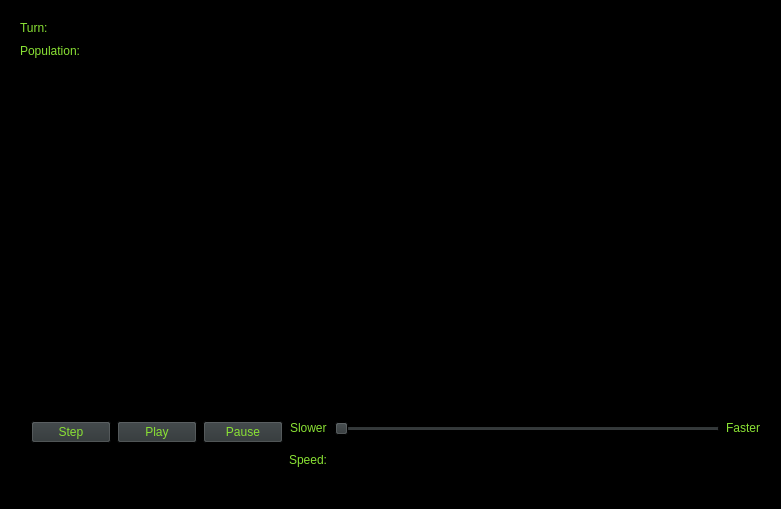
<?xml version="1.0" encoding="UTF-8"?>
<ui version="4.0">
 <class>LifeWindow</class>
 <widget class="QMainWindow" name="LifeWindow">
  <property name="geometry">
   <rect>
    <x>0</x>
    <y>0</y>
    <width>781</width>
    <height>509</height>
   </rect>
  </property>
  <property name="palette">
   <palette>
    <active>
     <colorrole role="WindowText">
      <brush brushstyle="SolidPattern">
       <color alpha="255">
        <red>0</red>
        <green>0</green>
        <blue>0</blue>
       </color>
      </brush>
     </colorrole>
     <colorrole role="Button">
      <brush brushstyle="SolidPattern">
       <color alpha="255">
        <red>238</red>
        <green>238</green>
        <blue>236</blue>
       </color>
      </brush>
     </colorrole>
     <colorrole role="Light">
      <brush brushstyle="SolidPattern">
       <color alpha="255">
        <red>255</red>
        <green>255</green>
        <blue>255</blue>
       </color>
      </brush>
     </colorrole>
     <colorrole role="Midlight">
      <brush brushstyle="SolidPattern">
       <color alpha="255">
        <red>246</red>
        <green>246</green>
        <blue>245</blue>
       </color>
      </brush>
     </colorrole>
     <colorrole role="Dark">
      <brush brushstyle="SolidPattern">
       <color alpha="255">
        <red>119</red>
        <green>119</green>
        <blue>118</blue>
       </color>
      </brush>
     </colorrole>
     <colorrole role="Mid">
      <brush brushstyle="SolidPattern">
       <color alpha="255">
        <red>159</red>
        <green>159</green>
        <blue>157</blue>
       </color>
      </brush>
     </colorrole>
     <colorrole role="Text">
      <brush brushstyle="SolidPattern">
       <color alpha="255">
        <red>0</red>
        <green>0</green>
        <blue>0</blue>
       </color>
      </brush>
     </colorrole>
     <colorrole role="BrightText">
      <brush brushstyle="SolidPattern">
       <color alpha="255">
        <red>255</red>
        <green>255</green>
        <blue>255</blue>
       </color>
      </brush>
     </colorrole>
     <colorrole role="ButtonText">
      <brush brushstyle="SolidPattern">
       <color alpha="255">
        <red>0</red>
        <green>0</green>
        <blue>0</blue>
       </color>
      </brush>
     </colorrole>
     <colorrole role="Base">
      <brush brushstyle="SolidPattern">
       <color alpha="255">
        <red>255</red>
        <green>255</green>
        <blue>255</blue>
       </color>
      </brush>
     </colorrole>
     <colorrole role="Window">
      <brush brushstyle="SolidPattern">
       <color alpha="255">
        <red>238</red>
        <green>238</green>
        <blue>236</blue>
       </color>
      </brush>
     </colorrole>
     <colorrole role="Shadow">
      <brush brushstyle="SolidPattern">
       <color alpha="255">
        <red>0</red>
        <green>0</green>
        <blue>0</blue>
       </color>
      </brush>
     </colorrole>
     <colorrole role="AlternateBase">
      <brush brushstyle="SolidPattern">
       <color alpha="255">
        <red>246</red>
        <green>246</green>
        <blue>245</blue>
       </color>
      </brush>
     </colorrole>
     <colorrole role="ToolTipBase">
      <brush brushstyle="SolidPattern">
       <color alpha="255">
        <red>255</red>
        <green>255</green>
        <blue>220</blue>
       </color>
      </brush>
     </colorrole>
     <colorrole role="ToolTipText">
      <brush brushstyle="SolidPattern">
       <color alpha="255">
        <red>0</red>
        <green>0</green>
        <blue>0</blue>
       </color>
      </brush>
     </colorrole>
    </active>
    <inactive>
     <colorrole role="WindowText">
      <brush brushstyle="SolidPattern">
       <color alpha="255">
        <red>0</red>
        <green>0</green>
        <blue>0</blue>
       </color>
      </brush>
     </colorrole>
     <colorrole role="Button">
      <brush brushstyle="SolidPattern">
       <color alpha="255">
        <red>238</red>
        <green>238</green>
        <blue>236</blue>
       </color>
      </brush>
     </colorrole>
     <colorrole role="Light">
      <brush brushstyle="SolidPattern">
       <color alpha="255">
        <red>255</red>
        <green>255</green>
        <blue>255</blue>
       </color>
      </brush>
     </colorrole>
     <colorrole role="Midlight">
      <brush brushstyle="SolidPattern">
       <color alpha="255">
        <red>246</red>
        <green>246</green>
        <blue>245</blue>
       </color>
      </brush>
     </colorrole>
     <colorrole role="Dark">
      <brush brushstyle="SolidPattern">
       <color alpha="255">
        <red>119</red>
        <green>119</green>
        <blue>118</blue>
       </color>
      </brush>
     </colorrole>
     <colorrole role="Mid">
      <brush brushstyle="SolidPattern">
       <color alpha="255">
        <red>159</red>
        <green>159</green>
        <blue>157</blue>
       </color>
      </brush>
     </colorrole>
     <colorrole role="Text">
      <brush brushstyle="SolidPattern">
       <color alpha="255">
        <red>0</red>
        <green>0</green>
        <blue>0</blue>
       </color>
      </brush>
     </colorrole>
     <colorrole role="BrightText">
      <brush brushstyle="SolidPattern">
       <color alpha="255">
        <red>255</red>
        <green>255</green>
        <blue>255</blue>
       </color>
      </brush>
     </colorrole>
     <colorrole role="ButtonText">
      <brush brushstyle="SolidPattern">
       <color alpha="255">
        <red>0</red>
        <green>0</green>
        <blue>0</blue>
       </color>
      </brush>
     </colorrole>
     <colorrole role="Base">
      <brush brushstyle="SolidPattern">
       <color alpha="255">
        <red>255</red>
        <green>255</green>
        <blue>255</blue>
       </color>
      </brush>
     </colorrole>
     <colorrole role="Window">
      <brush brushstyle="SolidPattern">
       <color alpha="255">
        <red>238</red>
        <green>238</green>
        <blue>236</blue>
       </color>
      </brush>
     </colorrole>
     <colorrole role="Shadow">
      <brush brushstyle="SolidPattern">
       <color alpha="255">
        <red>0</red>
        <green>0</green>
        <blue>0</blue>
       </color>
      </brush>
     </colorrole>
     <colorrole role="AlternateBase">
      <brush brushstyle="SolidPattern">
       <color alpha="255">
        <red>246</red>
        <green>246</green>
        <blue>245</blue>
       </color>
      </brush>
     </colorrole>
     <colorrole role="ToolTipBase">
      <brush brushstyle="SolidPattern">
       <color alpha="255">
        <red>255</red>
        <green>255</green>
        <blue>220</blue>
       </color>
      </brush>
     </colorrole>
     <colorrole role="ToolTipText">
      <brush brushstyle="SolidPattern">
       <color alpha="255">
        <red>0</red>
        <green>0</green>
        <blue>0</blue>
       </color>
      </brush>
     </colorrole>
    </inactive>
    <disabled>
     <colorrole role="WindowText">
      <brush brushstyle="SolidPattern">
       <color alpha="255">
        <red>119</red>
        <green>119</green>
        <blue>118</blue>
       </color>
      </brush>
     </colorrole>
     <colorrole role="Button">
      <brush brushstyle="SolidPattern">
       <color alpha="255">
        <red>238</red>
        <green>238</green>
        <blue>236</blue>
       </color>
      </brush>
     </colorrole>
     <colorrole role="Light">
      <brush brushstyle="SolidPattern">
       <color alpha="255">
        <red>255</red>
        <green>255</green>
        <blue>255</blue>
       </color>
      </brush>
     </colorrole>
     <colorrole role="Midlight">
      <brush brushstyle="SolidPattern">
       <color alpha="255">
        <red>246</red>
        <green>246</green>
        <blue>245</blue>
       </color>
      </brush>
     </colorrole>
     <colorrole role="Dark">
      <brush brushstyle="SolidPattern">
       <color alpha="255">
        <red>119</red>
        <green>119</green>
        <blue>118</blue>
       </color>
      </brush>
     </colorrole>
     <colorrole role="Mid">
      <brush brushstyle="SolidPattern">
       <color alpha="255">
        <red>159</red>
        <green>159</green>
        <blue>157</blue>
       </color>
      </brush>
     </colorrole>
     <colorrole role="Text">
      <brush brushstyle="SolidPattern">
       <color alpha="255">
        <red>119</red>
        <green>119</green>
        <blue>118</blue>
       </color>
      </brush>
     </colorrole>
     <colorrole role="BrightText">
      <brush brushstyle="SolidPattern">
       <color alpha="255">
        <red>255</red>
        <green>255</green>
        <blue>255</blue>
       </color>
      </brush>
     </colorrole>
     <colorrole role="ButtonText">
      <brush brushstyle="SolidPattern">
       <color alpha="255">
        <red>119</red>
        <green>119</green>
        <blue>118</blue>
       </color>
      </brush>
     </colorrole>
     <colorrole role="Base">
      <brush brushstyle="SolidPattern">
       <color alpha="255">
        <red>238</red>
        <green>238</green>
        <blue>236</blue>
       </color>
      </brush>
     </colorrole>
     <colorrole role="Window">
      <brush brushstyle="SolidPattern">
       <color alpha="255">
        <red>238</red>
        <green>238</green>
        <blue>236</blue>
       </color>
      </brush>
     </colorrole>
     <colorrole role="Shadow">
      <brush brushstyle="SolidPattern">
       <color alpha="255">
        <red>0</red>
        <green>0</green>
        <blue>0</blue>
       </color>
      </brush>
     </colorrole>
     <colorrole role="AlternateBase">
      <brush brushstyle="SolidPattern">
       <color alpha="255">
        <red>238</red>
        <green>238</green>
        <blue>236</blue>
       </color>
      </brush>
     </colorrole>
     <colorrole role="ToolTipBase">
      <brush brushstyle="SolidPattern">
       <color alpha="255">
        <red>255</red>
        <green>255</green>
        <blue>220</blue>
       </color>
      </brush>
     </colorrole>
     <colorrole role="ToolTipText">
      <brush brushstyle="SolidPattern">
       <color alpha="255">
        <red>0</red>
        <green>0</green>
        <blue>0</blue>
       </color>
      </brush>
     </colorrole>
    </disabled>
   </palette>
  </property>
  <property name="windowTitle">
   <string>LifeWindow</string>
  </property>
  <widget class="QWidget" name="centralWidget">
   <property name="palette">
    <palette>
     <active>
      <colorrole role="WindowText">
       <brush brushstyle="SolidPattern">
        <color alpha="255">
         <red>138</red>
         <green>226</green>
         <blue>52</blue>
        </color>
       </brush>
      </colorrole>
      <colorrole role="Button">
       <brush brushstyle="SolidPattern">
        <color alpha="255">
         <red>46</red>
         <green>52</green>
         <blue>54</blue>
        </color>
       </brush>
      </colorrole>
      <colorrole role="Light">
       <brush brushstyle="SolidPattern">
        <color alpha="255">
         <red>0</red>
         <green>0</green>
         <blue>0</blue>
        </color>
       </brush>
      </colorrole>
      <colorrole role="Midlight">
       <brush brushstyle="SolidPattern">
        <color alpha="255">
         <red>0</red>
         <green>0</green>
         <blue>0</blue>
        </color>
       </brush>
      </colorrole>
      <colorrole role="Dark">
       <brush brushstyle="SolidPattern">
        <color alpha="255">
         <red>0</red>
         <green>0</green>
         <blue>0</blue>
        </color>
       </brush>
      </colorrole>
      <colorrole role="Mid">
       <brush brushstyle="SolidPattern">
        <color alpha="255">
         <red>0</red>
         <green>0</green>
         <blue>0</blue>
        </color>
       </brush>
      </colorrole>
      <colorrole role="Text">
       <brush brushstyle="SolidPattern">
        <color alpha="255">
         <red>138</red>
         <green>226</green>
         <blue>52</blue>
        </color>
       </brush>
      </colorrole>
      <colorrole role="BrightText">
       <brush brushstyle="SolidPattern">
        <color alpha="255">
         <red>238</red>
         <green>238</green>
         <blue>236</blue>
        </color>
       </brush>
      </colorrole>
      <colorrole role="ButtonText">
       <brush brushstyle="SolidPattern">
        <color alpha="255">
         <red>138</red>
         <green>226</green>
         <blue>52</blue>
        </color>
       </brush>
      </colorrole>
      <colorrole role="Base">
       <brush brushstyle="SolidPattern">
        <color alpha="255">
         <red>0</red>
         <green>0</green>
         <blue>0</blue>
        </color>
       </brush>
      </colorrole>
      <colorrole role="Window">
       <brush brushstyle="SolidPattern">
        <color alpha="255">
         <red>0</red>
         <green>0</green>
         <blue>0</blue>
        </color>
       </brush>
      </colorrole>
      <colorrole role="Shadow">
       <brush brushstyle="SolidPattern">
        <color alpha="255">
         <red>0</red>
         <green>0</green>
         <blue>0</blue>
        </color>
       </brush>
      </colorrole>
      <colorrole role="Highlight">
       <brush brushstyle="SolidPattern">
        <color alpha="255">
         <red>138</red>
         <green>226</green>
         <blue>52</blue>
        </color>
       </brush>
      </colorrole>
      <colorrole role="AlternateBase">
       <brush brushstyle="SolidPattern">
        <color alpha="255">
         <red>0</red>
         <green>0</green>
         <blue>0</blue>
        </color>
       </brush>
      </colorrole>
      <colorrole role="ToolTipBase">
       <brush brushstyle="SolidPattern">
        <color alpha="255">
         <red>255</red>
         <green>255</green>
         <blue>220</blue>
        </color>
       </brush>
      </colorrole>
      <colorrole role="ToolTipText">
       <brush brushstyle="SolidPattern">
        <color alpha="255">
         <red>0</red>
         <green>0</green>
         <blue>0</blue>
        </color>
       </brush>
      </colorrole>
     </active>
     <inactive>
      <colorrole role="WindowText">
       <brush brushstyle="SolidPattern">
        <color alpha="255">
         <red>138</red>
         <green>226</green>
         <blue>52</blue>
        </color>
       </brush>
      </colorrole>
      <colorrole role="Button">
       <brush brushstyle="SolidPattern">
        <color alpha="255">
         <red>46</red>
         <green>52</green>
         <blue>54</blue>
        </color>
       </brush>
      </colorrole>
      <colorrole role="Light">
       <brush brushstyle="SolidPattern">
        <color alpha="255">
         <red>0</red>
         <green>0</green>
         <blue>0</blue>
        </color>
       </brush>
      </colorrole>
      <colorrole role="Midlight">
       <brush brushstyle="SolidPattern">
        <color alpha="255">
         <red>0</red>
         <green>0</green>
         <blue>0</blue>
        </color>
       </brush>
      </colorrole>
      <colorrole role="Dark">
       <brush brushstyle="SolidPattern">
        <color alpha="255">
         <red>0</red>
         <green>0</green>
         <blue>0</blue>
        </color>
       </brush>
      </colorrole>
      <colorrole role="Mid">
       <brush brushstyle="SolidPattern">
        <color alpha="255">
         <red>0</red>
         <green>0</green>
         <blue>0</blue>
        </color>
       </brush>
      </colorrole>
      <colorrole role="Text">
       <brush brushstyle="SolidPattern">
        <color alpha="255">
         <red>138</red>
         <green>226</green>
         <blue>52</blue>
        </color>
       </brush>
      </colorrole>
      <colorrole role="BrightText">
       <brush brushstyle="SolidPattern">
        <color alpha="255">
         <red>238</red>
         <green>238</green>
         <blue>236</blue>
        </color>
       </brush>
      </colorrole>
      <colorrole role="ButtonText">
       <brush brushstyle="SolidPattern">
        <color alpha="255">
         <red>138</red>
         <green>226</green>
         <blue>52</blue>
        </color>
       </brush>
      </colorrole>
      <colorrole role="Base">
       <brush brushstyle="SolidPattern">
        <color alpha="255">
         <red>0</red>
         <green>0</green>
         <blue>0</blue>
        </color>
       </brush>
      </colorrole>
      <colorrole role="Window">
       <brush brushstyle="SolidPattern">
        <color alpha="255">
         <red>0</red>
         <green>0</green>
         <blue>0</blue>
        </color>
       </brush>
      </colorrole>
      <colorrole role="Shadow">
       <brush brushstyle="SolidPattern">
        <color alpha="255">
         <red>0</red>
         <green>0</green>
         <blue>0</blue>
        </color>
       </brush>
      </colorrole>
      <colorrole role="Highlight">
       <brush brushstyle="SolidPattern">
        <color alpha="255">
         <red>138</red>
         <green>226</green>
         <blue>52</blue>
        </color>
       </brush>
      </colorrole>
      <colorrole role="AlternateBase">
       <brush brushstyle="SolidPattern">
        <color alpha="255">
         <red>0</red>
         <green>0</green>
         <blue>0</blue>
        </color>
       </brush>
      </colorrole>
      <colorrole role="ToolTipBase">
       <brush brushstyle="SolidPattern">
        <color alpha="255">
         <red>255</red>
         <green>255</green>
         <blue>220</blue>
        </color>
       </brush>
      </colorrole>
      <colorrole role="ToolTipText">
       <brush brushstyle="SolidPattern">
        <color alpha="255">
         <red>0</red>
         <green>0</green>
         <blue>0</blue>
        </color>
       </brush>
      </colorrole>
     </inactive>
     <disabled>
      <colorrole role="WindowText">
       <brush brushstyle="SolidPattern">
        <color alpha="255">
         <red>0</red>
         <green>0</green>
         <blue>0</blue>
        </color>
       </brush>
      </colorrole>
      <colorrole role="Button">
       <brush brushstyle="SolidPattern">
        <color alpha="255">
         <red>46</red>
         <green>52</green>
         <blue>54</blue>
        </color>
       </brush>
      </colorrole>
      <colorrole role="Light">
       <brush brushstyle="SolidPattern">
        <color alpha="255">
         <red>0</red>
         <green>0</green>
         <blue>0</blue>
        </color>
       </brush>
      </colorrole>
      <colorrole role="Midlight">
       <brush brushstyle="SolidPattern">
        <color alpha="255">
         <red>0</red>
         <green>0</green>
         <blue>0</blue>
        </color>
       </brush>
      </colorrole>
      <colorrole role="Dark">
       <brush brushstyle="SolidPattern">
        <color alpha="255">
         <red>0</red>
         <green>0</green>
         <blue>0</blue>
        </color>
       </brush>
      </colorrole>
      <colorrole role="Mid">
       <brush brushstyle="SolidPattern">
        <color alpha="255">
         <red>0</red>
         <green>0</green>
         <blue>0</blue>
        </color>
       </brush>
      </colorrole>
      <colorrole role="Text">
       <brush brushstyle="SolidPattern">
        <color alpha="255">
         <red>0</red>
         <green>0</green>
         <blue>0</blue>
        </color>
       </brush>
      </colorrole>
      <colorrole role="BrightText">
       <brush brushstyle="SolidPattern">
        <color alpha="255">
         <red>238</red>
         <green>238</green>
         <blue>236</blue>
        </color>
       </brush>
      </colorrole>
      <colorrole role="ButtonText">
       <brush brushstyle="SolidPattern">
        <color alpha="255">
         <red>0</red>
         <green>0</green>
         <blue>0</blue>
        </color>
       </brush>
      </colorrole>
      <colorrole role="Base">
       <brush brushstyle="SolidPattern">
        <color alpha="255">
         <red>0</red>
         <green>0</green>
         <blue>0</blue>
        </color>
       </brush>
      </colorrole>
      <colorrole role="Window">
       <brush brushstyle="SolidPattern">
        <color alpha="255">
         <red>0</red>
         <green>0</green>
         <blue>0</blue>
        </color>
       </brush>
      </colorrole>
      <colorrole role="Shadow">
       <brush brushstyle="SolidPattern">
        <color alpha="255">
         <red>0</red>
         <green>0</green>
         <blue>0</blue>
        </color>
       </brush>
      </colorrole>
      <colorrole role="Highlight">
       <brush brushstyle="SolidPattern">
        <color alpha="255">
         <red>145</red>
         <green>141</green>
         <blue>126</blue>
        </color>
       </brush>
      </colorrole>
      <colorrole role="AlternateBase">
       <brush brushstyle="SolidPattern">
        <color alpha="255">
         <red>0</red>
         <green>0</green>
         <blue>0</blue>
        </color>
       </brush>
      </colorrole>
      <colorrole role="ToolTipBase">
       <brush brushstyle="SolidPattern">
        <color alpha="255">
         <red>255</red>
         <green>255</green>
         <blue>220</blue>
        </color>
       </brush>
      </colorrole>
      <colorrole role="ToolTipText">
       <brush brushstyle="SolidPattern">
        <color alpha="255">
         <red>0</red>
         <green>0</green>
         <blue>0</blue>
        </color>
       </brush>
      </colorrole>
     </disabled>
    </palette>
   </property>
   <property name="autoFillBackground">
    <bool>true</bool>
   </property>
   <widget class="QLabel" name="turnLabel">
    <property name="geometry">
     <rect>
      <x>20</x>
      <y>20</y>
      <width>41</width>
      <height>16</height>
     </rect>
    </property>
    <property name="palette">
     <palette>
      <active>
       <colorrole role="WindowText">
        <brush brushstyle="SolidPattern">
         <color alpha="255">
          <red>138</red>
          <green>226</green>
          <blue>52</blue>
         </color>
        </brush>
       </colorrole>
      </active>
      <inactive>
       <colorrole role="WindowText">
        <brush brushstyle="SolidPattern">
         <color alpha="255">
          <red>138</red>
          <green>226</green>
          <blue>52</blue>
         </color>
        </brush>
       </colorrole>
      </inactive>
      <disabled>
       <colorrole role="WindowText">
        <brush brushstyle="SolidPattern">
         <color alpha="255">
          <red>0</red>
          <green>0</green>
          <blue>0</blue>
         </color>
        </brush>
       </colorrole>
      </disabled>
     </palette>
    </property>
    <property name="text">
     <string>Turn:</string>
    </property>
   </widget>
   <widget class="QLabel" name="populationLabel">
    <property name="geometry">
     <rect>
      <x>20</x>
      <y>40</y>
      <width>81</width>
      <height>21</height>
     </rect>
    </property>
    <property name="palette">
     <palette>
      <active>
       <colorrole role="WindowText">
        <brush brushstyle="SolidPattern">
         <color alpha="255">
          <red>138</red>
          <green>226</green>
          <blue>52</blue>
         </color>
        </brush>
       </colorrole>
      </active>
      <inactive>
       <colorrole role="WindowText">
        <brush brushstyle="SolidPattern">
         <color alpha="255">
          <red>138</red>
          <green>226</green>
          <blue>52</blue>
         </color>
        </brush>
       </colorrole>
      </inactive>
      <disabled>
       <colorrole role="WindowText">
        <brush brushstyle="SolidPattern">
         <color alpha="255">
          <red>0</red>
          <green>0</green>
          <blue>0</blue>
         </color>
        </brush>
       </colorrole>
      </disabled>
     </palette>
    </property>
    <property name="text">
     <string>Population:</string>
    </property>
   </widget>
   <widget class="QWidget" name="horizontalLayoutWidget">
    <property name="geometry">
     <rect>
      <x>20</x>
      <y>410</y>
      <width>751</width>
      <height>80</height>
     </rect>
    </property>
    <layout class="QHBoxLayout" name="horizontalLayout">
     <item alignment="Qt::AlignTop">
      <widget class="QPushButton" name="pushButton">
       <property name="palette">
        <palette>
         <active>
          <colorrole role="Button">
           <brush brushstyle="SolidPattern">
            <color alpha="255">
             <red>46</red>
             <green>52</green>
             <blue>54</blue>
            </color>
           </brush>
          </colorrole>
          <colorrole role="ButtonText">
           <brush brushstyle="SolidPattern">
            <color alpha="255">
             <red>138</red>
             <green>226</green>
             <blue>52</blue>
            </color>
           </brush>
          </colorrole>
         </active>
         <inactive>
          <colorrole role="Button">
           <brush brushstyle="SolidPattern">
            <color alpha="255">
             <red>46</red>
             <green>52</green>
             <blue>54</blue>
            </color>
           </brush>
          </colorrole>
          <colorrole role="ButtonText">
           <brush brushstyle="SolidPattern">
            <color alpha="255">
             <red>138</red>
             <green>226</green>
             <blue>52</blue>
            </color>
           </brush>
          </colorrole>
         </inactive>
         <disabled>
          <colorrole role="Button">
           <brush brushstyle="SolidPattern">
            <color alpha="255">
             <red>46</red>
             <green>52</green>
             <blue>54</blue>
            </color>
           </brush>
          </colorrole>
          <colorrole role="ButtonText">
           <brush brushstyle="SolidPattern">
            <color alpha="255">
             <red>0</red>
             <green>0</green>
             <blue>0</blue>
            </color>
           </brush>
          </colorrole>
         </disabled>
        </palette>
       </property>
       <property name="text">
        <string>Step</string>
       </property>
      </widget>
     </item>
     <item alignment="Qt::AlignTop">
      <widget class="QPushButton" name="pushButton_2">
       <property name="palette">
        <palette>
         <active>
          <colorrole role="Button">
           <brush brushstyle="SolidPattern">
            <color alpha="255">
             <red>46</red>
             <green>52</green>
             <blue>54</blue>
            </color>
           </brush>
          </colorrole>
          <colorrole role="ButtonText">
           <brush brushstyle="SolidPattern">
            <color alpha="255">
             <red>138</red>
             <green>226</green>
             <blue>52</blue>
            </color>
           </brush>
          </colorrole>
         </active>
         <inactive>
          <colorrole role="Button">
           <brush brushstyle="SolidPattern">
            <color alpha="255">
             <red>46</red>
             <green>52</green>
             <blue>54</blue>
            </color>
           </brush>
          </colorrole>
          <colorrole role="ButtonText">
           <brush brushstyle="SolidPattern">
            <color alpha="255">
             <red>138</red>
             <green>226</green>
             <blue>52</blue>
            </color>
           </brush>
          </colorrole>
         </inactive>
         <disabled>
          <colorrole role="Button">
           <brush brushstyle="SolidPattern">
            <color alpha="255">
             <red>46</red>
             <green>52</green>
             <blue>54</blue>
            </color>
           </brush>
          </colorrole>
          <colorrole role="ButtonText">
           <brush brushstyle="SolidPattern">
            <color alpha="255">
             <red>0</red>
             <green>0</green>
             <blue>0</blue>
            </color>
           </brush>
          </colorrole>
         </disabled>
        </palette>
       </property>
       <property name="text">
        <string>Play</string>
       </property>
      </widget>
     </item>
     <item alignment="Qt::AlignTop">
      <widget class="QPushButton" name="pushButton_3">
       <property name="palette">
        <palette>
         <active>
          <colorrole role="Button">
           <brush brushstyle="SolidPattern">
            <color alpha="255">
             <red>46</red>
             <green>52</green>
             <blue>54</blue>
            </color>
           </brush>
          </colorrole>
          <colorrole role="ButtonText">
           <brush brushstyle="SolidPattern">
            <color alpha="255">
             <red>138</red>
             <green>226</green>
             <blue>52</blue>
            </color>
           </brush>
          </colorrole>
         </active>
         <inactive>
          <colorrole role="Button">
           <brush brushstyle="SolidPattern">
            <color alpha="255">
             <red>46</red>
             <green>52</green>
             <blue>54</blue>
            </color>
           </brush>
          </colorrole>
          <colorrole role="ButtonText">
           <brush brushstyle="SolidPattern">
            <color alpha="255">
             <red>138</red>
             <green>226</green>
             <blue>52</blue>
            </color>
           </brush>
          </colorrole>
         </inactive>
         <disabled>
          <colorrole role="Button">
           <brush brushstyle="SolidPattern">
            <color alpha="255">
             <red>46</red>
             <green>52</green>
             <blue>54</blue>
            </color>
           </brush>
          </colorrole>
          <colorrole role="ButtonText">
           <brush brushstyle="SolidPattern">
            <color alpha="255">
             <red>0</red>
             <green>0</green>
             <blue>0</blue>
            </color>
           </brush>
          </colorrole>
         </disabled>
        </palette>
       </property>
       <property name="text">
        <string>Pause</string>
       </property>
      </widget>
     </item>
     <item>
      <layout class="QHBoxLayout" name="horizontalLayout_3">
       <item>
        <layout class="QVBoxLayout" name="verticalLayout_3">
         <item alignment="Qt::AlignHCenter|Qt::AlignTop">
          <widget class="QLabel" name="label_2">
           <property name="text">
            <string>Slower</string>
           </property>
          </widget>
         </item>
         <item alignment="Qt::AlignTop">
          <widget class="QLabel" name="label">
           <property name="text">
            <string>Speed:</string>
           </property>
          </widget>
         </item>
        </layout>
       </item>
       <item alignment="Qt::AlignTop">
        <widget class="QSlider" name="horizontalSlider">
         <property name="orientation">
          <enum>Qt::Horizontal</enum>
         </property>
        </widget>
       </item>
      </layout>
     </item>
     <item alignment="Qt::AlignTop">
      <widget class="QLabel" name="label_3">
       <property name="text">
        <string>Faster</string>
       </property>
      </widget>
     </item>
     <item>
      <layout class="QVBoxLayout" name="verticalLayout_5"/>
     </item>
    </layout>
   </widget>
   <widget class="QGraphicsView" name="cellsGraphicsView">
    <property name="geometry">
     <rect>
      <x>25</x>
      <y>71</y>
      <width>731</width>
      <height>321</height>
     </rect>
    </property>
   </widget>
  </widget>
 </widget>
 <layoutdefault spacing="6" margin="11"/>
 <resources/>
 <connections/>
</ui>
